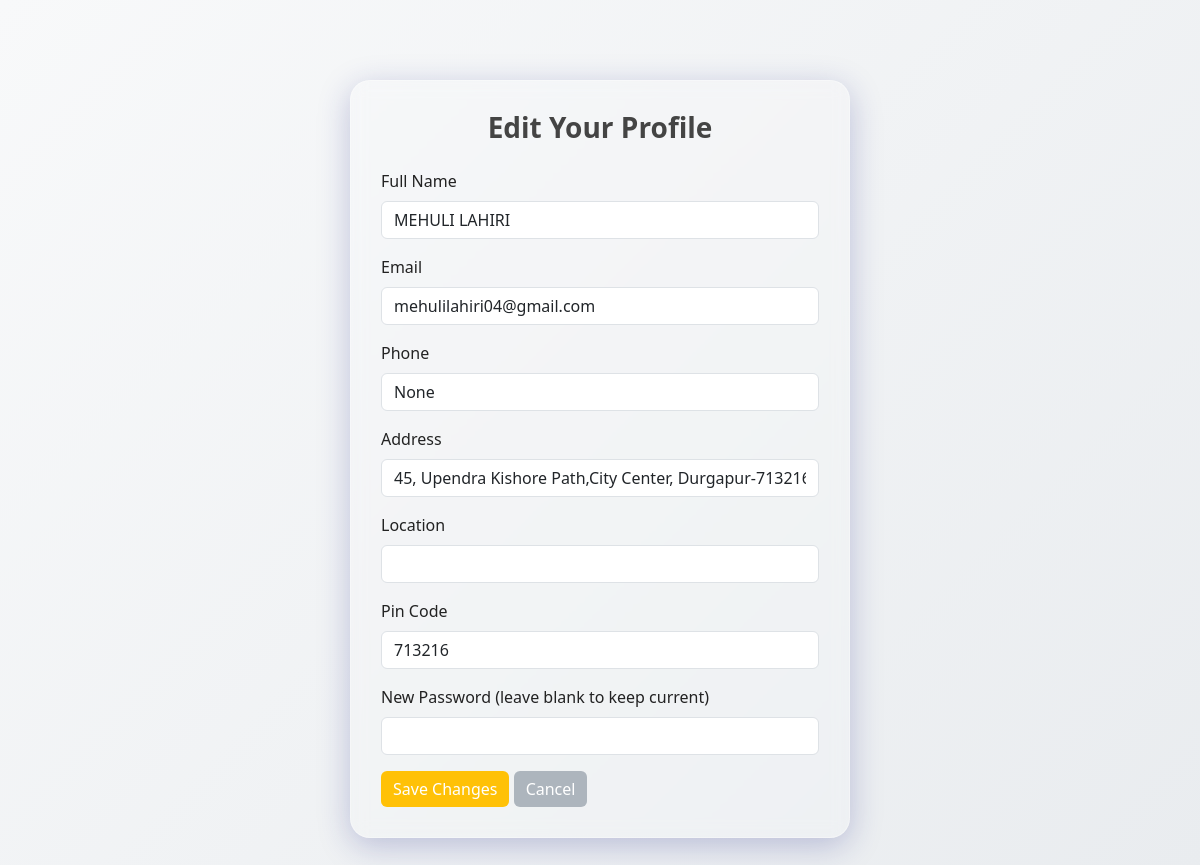
Page /user_edit_profile (signed in) on the earlier database version.
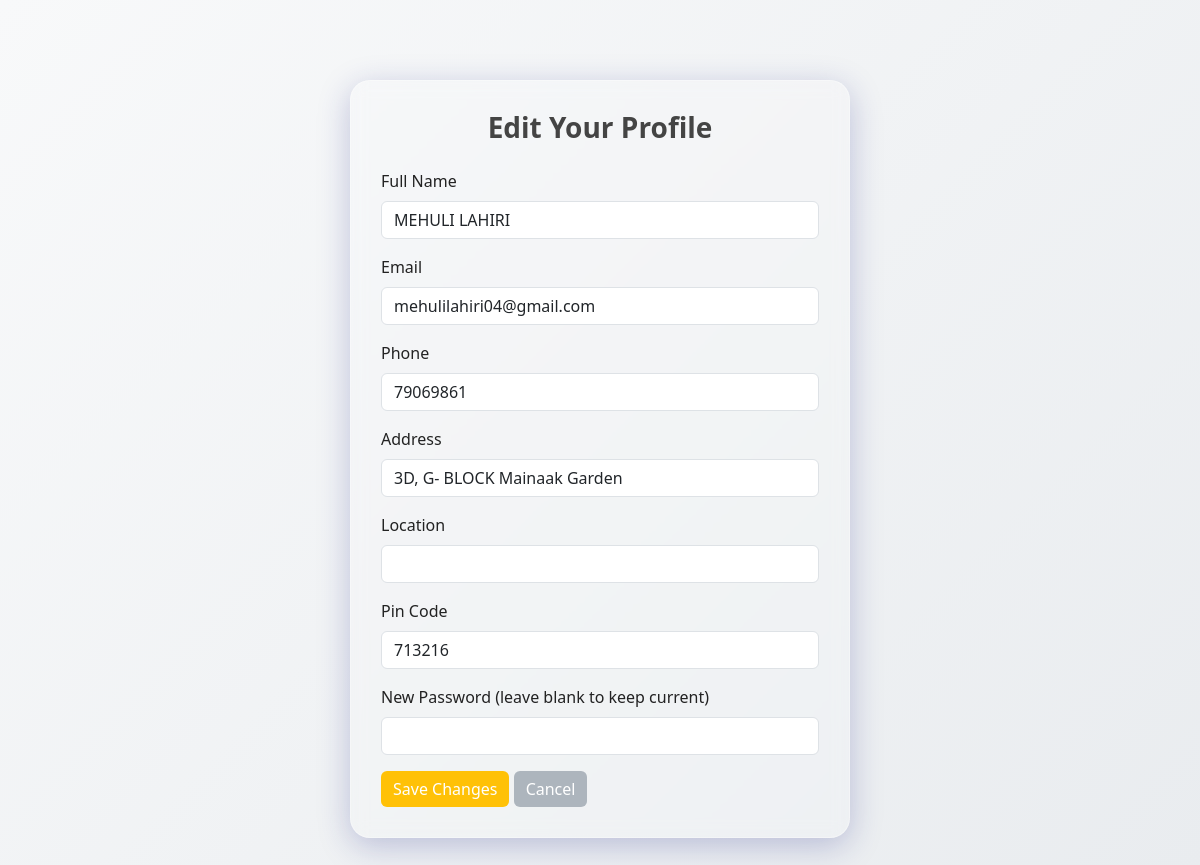
Same page on the later database version.
### backend/models.py (models this page shows, shortened)
class User_Info(db.Model):
    __tablename__ = "user_info"
    id = db.Column(db.Integer, primary_key=True)
    full_name = db.Column(db.String(100))
    user_name = db.Column(db.String(100), unique=True)
    email = db.Column(db.String(120), unique=True)
    pwd = db.Column(db.String(100))
    phone = db.Column(db.String(20))
    address = db.Column(db.String(200))
    pincode = db.Column(db.String(10))
    role = db.Column(db.Integer, default=1)
    reservations = db.relationship('Reservation', backref='user', lazy=True)

### backend/controllers.py (the view, shortened to what this page needs)
    @app.route('/user_edit_profile', methods=['GET', 'POST'])
    def user_edit_profile():
        if 'user_id' not in session:
            return redirect('/login')
        user = User_Info.query.get(session['user_id'])
        return render_template('user_edit_profile.html', user=user)

### templates/user_edit_profile.html (shortened to what this page needs)
<!DOCTYPE html>
<html lang="en">
<head>
  <link rel="stylesheet" href="/static/css/style.css">
  <link href="https://cdn.jsdelivr.net/npm/bootstrap@5.3.0/dist/css/bootstrap.min.css" rel="stylesheet">
</head>
<body>
<div class="container mt-5">
  <div class="profile-card mx-auto" style="max-width: 500px;">
    <h3 class="text-center mb-4">Edit Your Profile</h3>
    <form method="POST">
      <div class="mb-3">
        <label class="form-label">Full Name</label>
        <input type="text" name="full_name" class="form-control" value="{{ user.full_name }}" required>
      </div>
      <div class="mb-3">
        <label class="form-label">Email</label>
        <input type="email" name="email" class="form-control" value="{{ user.email }}" required>
      </div>
      <div class="mb-3">
        <label class="form-label">Phone</label>
        <input type="text" name="phone" class="form-control" value="{{ user.phone }}">
      </div>
      <div class="mb-3">
        <label class="form-label">Address</label>
        <input type="text" name="address" class="form-control" value="{{ user.address }}">
      </div>
      <div class="mb-3">
        <label class="form-label">Location</label>
        <input type="text" name="location" class="form-control" value="{{ user.location }}">
      </div>
      <div class="mb-3">
        <label class="form-label">Pin Code</label>
        <input type="text" name="pincode" class="form-control" value="{{ user.pincode }}">
      </div>
      <div class="mb-3">
        <label class="form-label">New Password (leave blank to keep current)</label>
        <input type="password" name="password" class="form-control">
      </div>
      <button type="submit" class="btn btn-primary">Save Changes</button>
      <a href="/user_dashboard" class="btn btn-secondary">Cancel</a>
    </form>
  </div>
</div>
</body>
</html>

Differences in the rows shown:
changed User_Info "MEHULI LAHIRI": phone "None" → "79069861"; address "45, Upendra Kishore Path,City Center, Durgapur-713216" → "3D, G- BLOCK Mainaak Garden"
